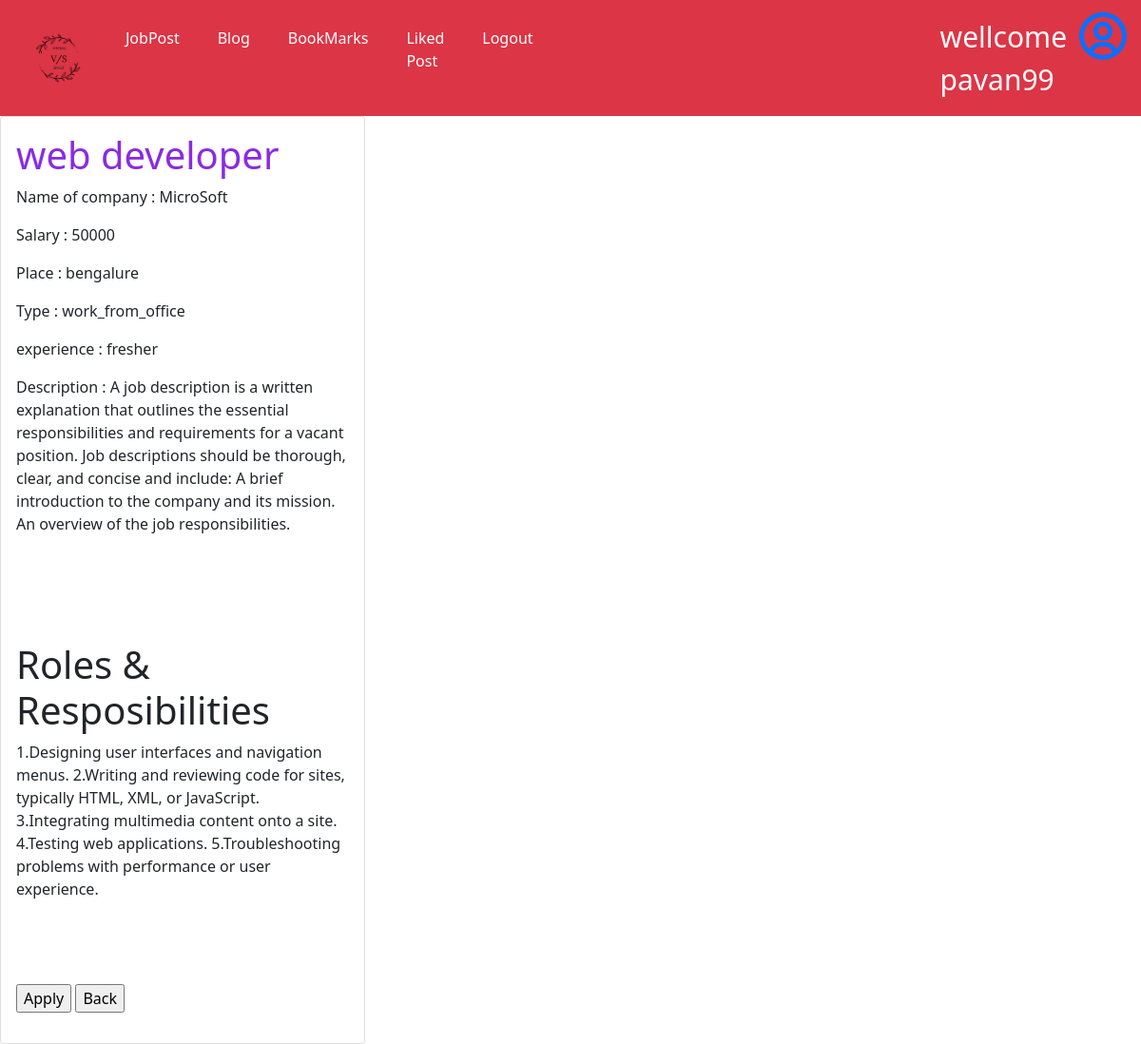
Page /second/2/ (signed in) on the committed database.
### jobpostapp/models.py (models this page shows, shortened)
class jobpost(models.Model):
    Titel = models. CharField(max_length=100)
    Description = models.CharField(max_length=400)
    company = models.CharField(max_length=100)
    postes_on = models.DateTimeField(auto_now_add=True)
    location = models.CharField(max_length=100)
    salary = models.IntegerField()
    type = models.CharField(max_length=100)
    experience = models.CharField(max_length=100)
    Roles = models.TextField(max_length=1000)

### jobpostapp/views.py (the view)
# urls.py: path("<int:pk>/",views.detail_view.as_view(),name='details'),
class detail_view(DetailView):
    context_object_name = 'details'
    model = jobpost

### jobpostapp/templates/jobpostapp/jobpost_detail.html
{% extends 'base.html' %}
{% block content %}
    <div class="content">
        <div class="jumbotron">
            <div class="row">
                <div class="col-md-4">
                    <div class="card card-body">
                        <h1 style="color: blueviolet;">{{ details.Titel }}</h1>
                        <p>Name of company : {{ details.company }}</p>
                        <p> Salary  :        {{ details.salary }}</p>
                        <p> Place   :        {{ details.location }}</p>
                        <p>Type   :          {{ details.type }}</p>
                        <p> experience  :    {{ details.experience }}</p>
                        <p> Description :    {{ details.Description }}</p><br><br><br><br>
                        <h1>Roles & Resposibilities</h1>
                        <p>{{ details.Roles }}</p><br><br><br>
                        <p><a href="{% url 'pavan' %}"><input type="submit" value="Apply"></a>
                        <a href="{% url 'job' %}"><input type="submit" value="Back"></a></p>
                    </div>
                </div>
            </div>
        </div>
    </div>
{% endblock %}

### templates/base.html (shortened to what this page needs)
<!DOCTYPE html>
{% load static %}
<html lang="en">
<head>
</head>
<link href="https://cdn.jsdelivr.net/npm/bootstrap@5.0.2/dist/css/bootstrap.min.css" rel="stylesheet">
<link href='https://unpkg.com/boxicons@2.1.4/css/boxicons.min.css' rel='stylesheet'>
<link rel="stylesheet" href="https://cdnjs.cloudflare.com/ajax/libs/font-awesome/4.7.0/css/font-awesome.min.css">
<body>
</html><nav class="navbar navbar-expand-lg navbar-dark bg-danger">
    <div class="container-fluid">
      <a href="{% url 'homepro' %}"><img src="{% static 'images/logo.png' %}" alt="" style="height: 100px; width: 100px;"></a>
      <div class="collapse navbar-collapse" id="navbarSupportedContent">
        <ul class="navbar-nav me-auto mb-2 mb-lg-0">
          {% if user.is_authenticated %}
          <li class="nav-item" >
            <a class="nav-link active" aria-current="page" href="{% url 'job' %}" style="margin: 12px;">JobPost</a>
          </li>
          <li class="nav-item">
            <a class="nav-link active" aria-current="page" href="{% url 'blog' %}" style="margin: 12px;">Blog</a>
          </li>
          <li class="nav-item" >
            <a class="nav-link active" aria-current="page" href="{% url 'bookmarks' %}" style="margin: 12px;">BookMarks</a>
          </li>
          <li class="nav-item" >
            <a class="nav-link active" aria-current="page" href="{% url 'liked' %}" style="margin: 12px;">Liked Post</a>
          </li>
          <li class="nav-item">
          <a class="nav-link active" aria-current="page" href="{% url 'user_logout' %}" style="margin: 12px;">Logout</a>
          </li>
          <li class="nav-item" style="margin-left: 400px;">
            <a class="nav-link active" aria-current="page" href="#" style="font-size: 30px;">wellcome  {{request.user.username}}</a>
          </li>
          <li class="nav-item">
            <a href="{% url 'profil' %}"><i class='bx bx-user-circle' style="font-size: 60px;"></i></a>
          </li>
          {% else %}
          <li class="nav-item">
            <a class="nav-link active" aria-current="page" href="{% url 'register' %}">Register</a>
          </li>
          <li class="nav-item">
            <a class="nav-link active" aria-current="page" href="{% url 'user_login' %}">Login</a>
          {% endif %}
      </div>
    </div>
  </nav>
  {% block content %}
  {% endblock %}
</body>

### rows in the picture
jobpost: Titel "web developer", company "MicroSoft", salary "50000", location "bengalure", type "work_from_office", experience "fresher", Description "A job description is a written explanation that outlines the essential responsibilities and requirements for a vacant position. Job descriptions should be thorough, clear, and concise and include: A brief introduction to the company and its mission. An overview of the job responsibilities.", Roles "1.Designing user interfaces and navigation menus. 2.Writing and reviewing code for sites, typically HTML, XML, or JavaScript. 3.Integrating multimedia content onto a site. 4.Testing web applications. 5.Troubleshooting problems with performance or user experience."

### other values in the picture
{{ request.user.username }} "pavan99"
